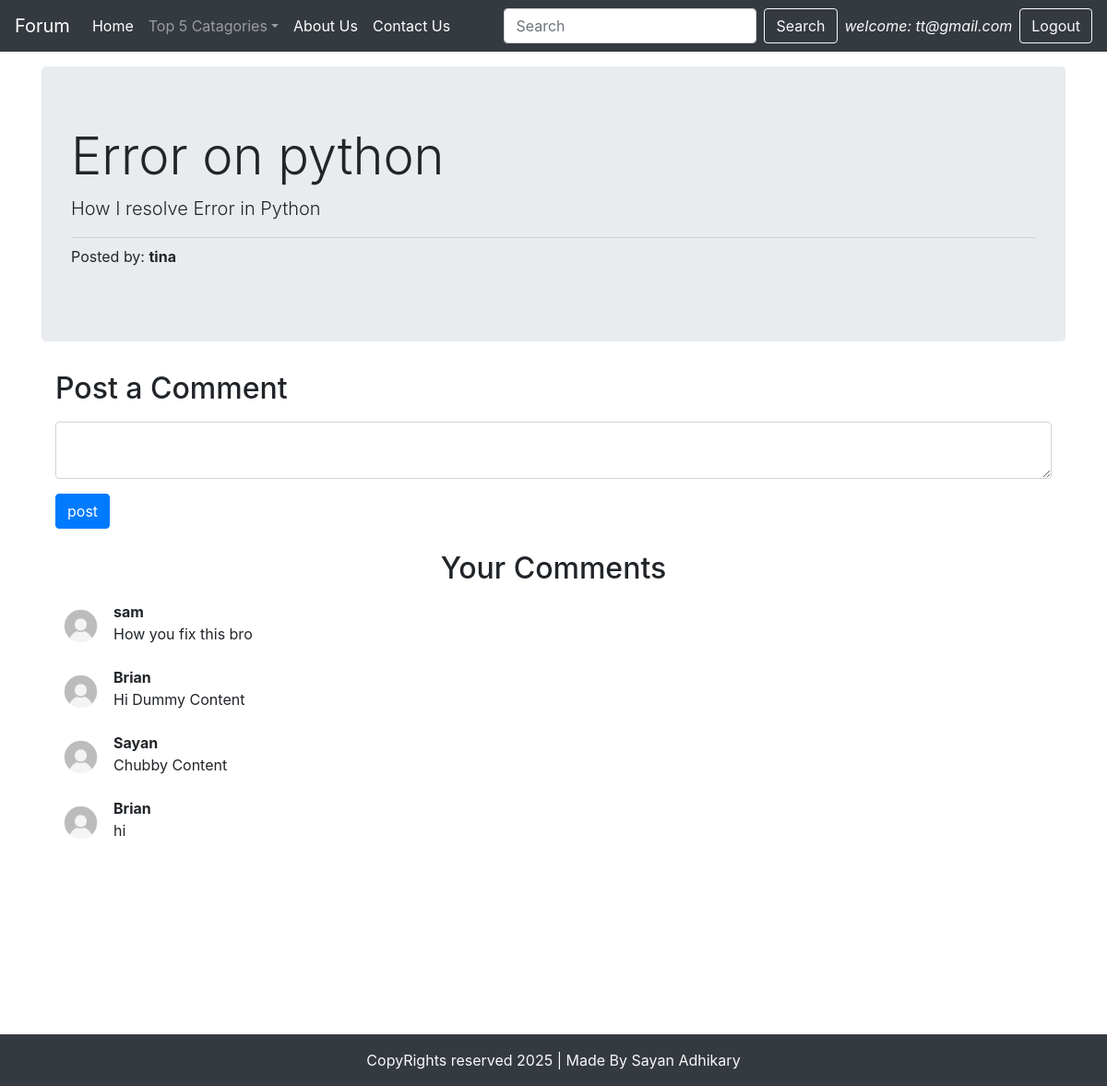
The page /threads.php?threadid=1 (signed in) on the database its author committed.
### tables this page shows
CREATE TABLE `threads` (
  `thread_id` int(11) NOT NULL,
  `thread_title` text NOT NULL,
  `thread_desc` text NOT NULL,
  `thread_cat_id` int(11) NOT NULL,
  `thread_user_id` int(11) NOT NULL,
  `Date` datetime NOT NULL DEFAULT current_timestamp()
);

CREATE TABLE `users` (
  `srn` int(11) NOT NULL,
  `Name` varchar(15) NOT NULL,
  `Email` text NOT NULL,
  `Password` text NOT NULL,
  `Date` datetime NOT NULL DEFAULT current_timestamp()
);

CREATE TABLE `comments` (
  `comment_id` int(11) NOT NULL,
  `comment_content` text NOT NULL,
  `thread_id` int(11) NOT NULL,
  `comment_by` int(11) NOT NULL,
  `Date` datetime NOT NULL DEFAULT current_timestamp()
);

### threads.php (the view, shortened to what this page needs)
<?php require "assets/dbconnect.php";
$id = $_GET['threadid'];
$sql = "SELECT * FROM `threads` WHERE thread_id = '$id'";
            $result = mysqli_query($con, $sql);
            while($row = mysqli_fetch_assoc($result)){
                $id =$row['thread_id'];
                $title = $row['thread_title'];
                $desc = $row['thread_desc'];
                $thuser_id = $row['thread_user_id'];
                $sql2 = "SELECT Name FROM `users` WHERE srn = '$thuser_id'";
                $result2 = mysqli_query($con, $sql2);
                $row2 = mysqli_fetch_assoc($result2);
                $postedby = $row2['Name'];
            }
?>
<!doctype html>
<html lang="en">
  <head>
    <link rel="stylesheet" href="https://cdn.jsdelivr.net/npm/bootstrap@4.6.2/dist/css/bootstrap.min.css">
  </head>
  <body>
    <?php include "assets/header.php";
    ?>
    <div class="container my-3">
            <div class="jumbotron">
                <h1 class="display-4"><?php echo $title; ?></h1>
                    <p class="lead"><?php echo $desc; ?></p>
                    <hr class="my-2">
                    <p>Posted by: <b><?php echo $postedby; ?></b></p>
            </div>
            <div class="container my-3">
          <h2 class="my-3">Post a Comment</h2>
          <?php
          if(isset($_SESSION['loggedin']) && $_SESSION['loggedin'] == true) {
         echo '<form action="'.$_SERVER["REQUEST_URI"].'" method="post">
                <div class="form-group">
                    <textarea name="comment" row="3" class="form-control"></textarea>
                    <input type="hidden" name="srn" value="'.$_SESSION["srn"].'">
                </div>
                <button type="submit" class="btn btn-primary">post</button>
          </form>
         </div>';
          } else {
            echo '<div class="jumbotron">
                <h1 class="display-4">You are not able to post a Comment</h1>
                    <p class="lead">If you want to post a Comment...Login First</p>
                    <hr class="my-2">
            </div>';
          }
        ?>
    </div>
    <div class="container my-4" id="footer">
      <h2 class="text-center">Your Comments</h2>
      <div class="container my-3">
<?php
    $sql = "SELECT * FROM `comments` WHERE thread_id = '$id'";
    $result = mysqli_query($con, $sql);
            while($row = mysqli_fetch_assoc($result)){
                $comment = $row['comment_content'];
                $postedby = $row['comment_by'];
                $sql2 = "SELECT Name FROM `users` WHERE srn = '$postedby'";
                $result2 = mysqli_query($con, $sql2);
                $row2 = mysqli_fetch_assoc($result2);
                $name = $row2['Name'];
                echo '<div class="media my-3">
                      <a class="d-flex" href="#">
                      <img src="img/user.png" height="55px" alt="image can not be displayed">
                      </a>
                      <div class="media-body my-0 ml-2">
                      <p class="font-weight-bold my-0">'.$name.'</p>
                      '.$comment.'
                      </div>
                    </div>';
            }
?>
      </div>
    </div>
    <?php include "assets/footer.php";?>
  </body>
</html>

### threads.php (style rules this page uses)
#footer { min-height: 500px; }

### rows shown on the page
threads: thread_title "Error on python", thread_desc "How I resolve Error in Python"
users: Name "tina"
comments: users.Name "sam", comment_content "How you fix this bro"
comments: users.Name "Brian", comment_content "Hi Dummy Content"
comments: users.Name "Sayan", comment_content "Chubby Content"
comments: users.Name "Brian", comment_content "hi"

### other values the page prints
$_SESSION['email'] "tt@gmail.com"
